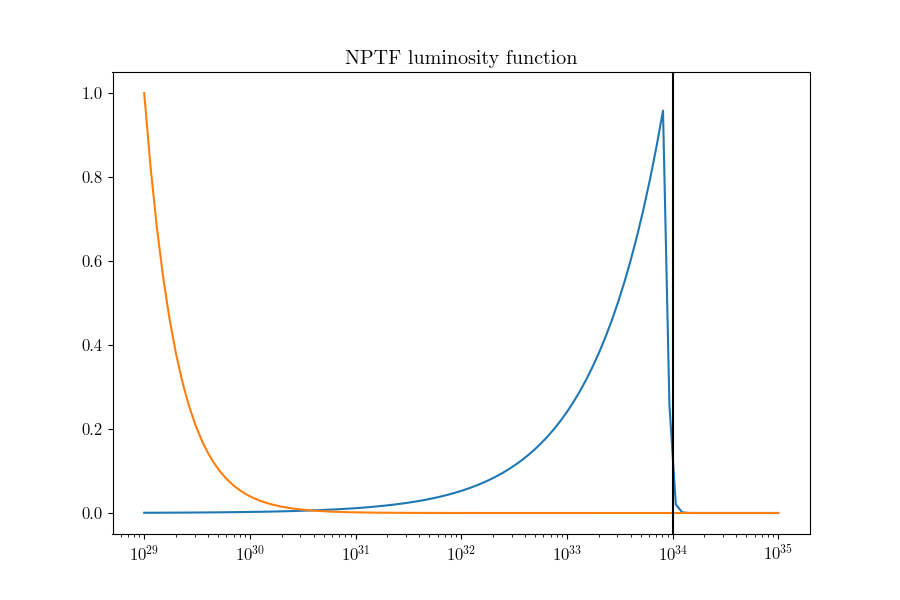

Reproduce this figure in Python.
'''
The purpose of this file is to take the NPTF luminosity function 
and generate predictions of how many pulsars Fermi should have seen,
and how much flux above the threshold it should have seen. We expect
the luminosity to have a short and strong peak below the threshold,
leading to very few visible pulsars and small visible luminosity. 
The paper is found here https://arxiv.org/pdf/1506.05124.pdf,
with a luminosity function described in table 1.
'''

from matplotlib import pyplot as plt
import numpy as np
from math import log10

plt.style.use('latex')

L_EXCESS = 1.2953417255755896e-09 / 8.331593765023139e-47 # 3.3440751340173124e+36  # 1.893 to 11.943 GeV
DIST_FROM_GALACTIC_CENTER_KILOPARSEC = 8.5
CM_PER_KILOPARSEC = 3.086e21
L_THRESH = 1.0e34
PI = 3.1415926535

L_MIN = None
L_MAX = None

CUTOFF_MINIMUM = 1e29

global outStr
outStr = ""

class LuminosityFunction:
    def __init__(self, name, nBelow, nAbove, lBreak):
        self.name = name
        self.nBelow = nBelow
        self.nAbove = nAbove
        self.lBreak = lBreak
    
    def integrate(self, minL):
        if minL is None: minL = CUTOFF_MINIMUM
        nptfPremul = (self.nBelow - self.nAbove) / (self.nBelow - self.nAbove - (1 - self.nAbove) * pow(CUTOFF_MINIMUM / self.lBreak, 1 - self.nBelow))
        if (minL < self.lBreak):
            return nptfPremul * (1 - (self.lBreak / minL) ** (self.nBelow - 1) * (self.nAbove - 1) / (self.nAbove - self.nBelow))
        else:
            return nptfPremul * (self.lBreak / minL) ** (self.nAbove - 1) * (1 - self.nBelow) / (self.nAbove - self.nBelow)

    def lintegrate(self, minL):
        if minL is None: minL = CUTOFF_MINIMUM
        nptfPremul = (self.nBelow - self.nAbove) / (self.nBelow - self.nAbove - (1 - self.nAbove) * pow(CUTOFF_MINIMUM / self.lBreak, 1 - self.nBelow))
        if minL < self.lBreak:
            return nptfPremul * self.lBreak * (1 - self.nBelow) * (1-self.nAbove) * (1 / ((self.nBelow-2) * (self.nAbove-2)) + pow(self.lBreak / minL, self.nBelow - 2) / ((self.nBelow - 2) * (self.nBelow - self.nAbove)))
        else:
            return nptfPremul * self.lBreak * (1 - self.nBelow) * (1 - self.nAbove) * (pow(self.lBreak / minL, self.nAbove - 2) / ((self.nAbove - 2) * (self.nBelow - self.nAbove)))

    def getValue(self, l):
        scale = 1
        if self.nBelow > 0:
            lMin = 1e29 if (L_MIN==None or L_MIN < 1e29) else L_MIN
            scale = (lMin / self.lBreak)**(self.nBelow) # Make the highest point in the luminosity function have value one. Affects only the plot.
        if l < self.lBreak:
            return scale * (l / self.lBreak)**(-self.nBelow)
        else:
            return scale * (l / self.lBreak)**(-self.nAbove)

    def printEstimate(self):
        global outStr
        unscaledNumber = self.integrate(minL=L_MIN)
        unscaledLum = self.lintegrate(minL=L_MIN)
        unscaledNumberAbove = self.integrate(minL=L_THRESH)
        unscaledFluxAbove = self.lintegrate(minL=L_THRESH)

        scale = L_EXCESS / unscaledLum

        totalNumber = unscaledNumber * scale
        totalLum = unscaledLum * scale # Should be L_EXCESS
        numberAbove = unscaledNumberAbove * scale
        R = unscaledFluxAbove / unscaledLum

        addStr = """{0} luminosity function:
    Total number of pulsars:\t\t{1}
    Total luminosity:\t\t\t{2}
    Number of pulsars above threshold:\t{3}\t(Fermi: 47)
    Fraction of lum above threshold:\t{4}\t(Fermi: 0.2)
""".format(self.name, totalNumber, totalLum, numberAbove, R)
        print(addStr)
        outStr+=addStr

    def display(self):
        x=10**np.linspace(start=(29 if (L_MIN==None or L_MIN < 1e29) else log10(L_MIN)),
            stop=(35 if (L_MAX == None or L_MAX > 1e35) else log10(L_MAX)), num=100)
        y=[self.getValue(l) for l in x]
        plt.plot(x, y, label=self.name)

lumFuncs = [LuminosityFunction("NFW PS", -0.66, 18.2, 8.656487610122969e+33),
            LuminosityFunction("Disk PS", 1.40, 17.5, 3.344552031183874e+35)
            ]

for l in lumFuncs:
    l.printEstimate()
    l.display()

f = open("get-estimates-output.txt", 'w')
f.write(outStr)
f.close()

plt.axvline(x=L_THRESH, label="Threshold", color='black')
plt.xscale('log')
#plt.yscale('log')
plt.title("NPTF luminosity function")
plt.savefig("get-estimates.png")
plt.xlabel("Luminosity (ergs/s)")
plt.ylabel("$\\frac{dN}{dL}$ (unnormalized)")
plt.legend()

plt.savefig("luminosity-func.png")
plt.show()